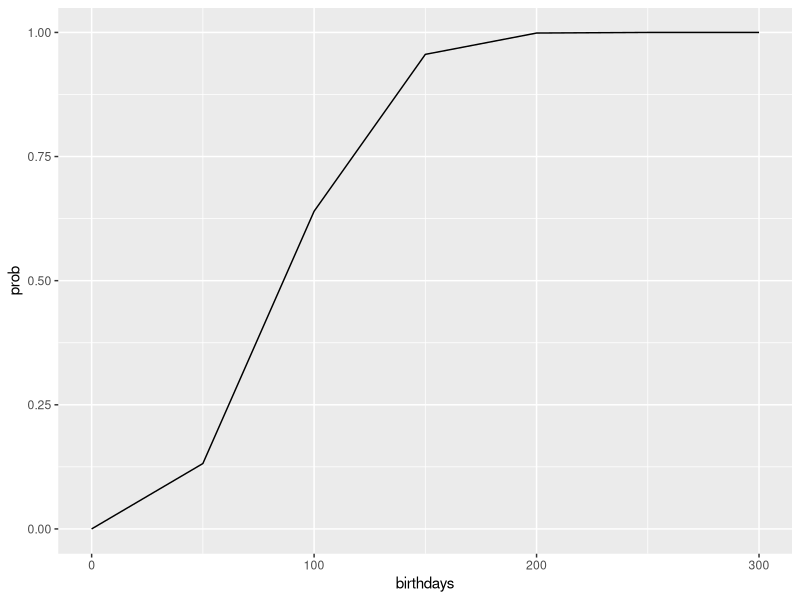

The R script that drew this image:
## ---- chunk 1
knitr::opts_chunk$set(echo = TRUE)
## ---- chunk 2
library(ggplot2)
## ---- chunk 3
x <- seq(0, 300, by = 25)
for (i in x) 
  
print(paste0(pbirthday(i, coincident = 3)), sep = "")

pbirthday(88, coincident = 3)
## ---- chunk 4
a <- pbirthday(0, coincident = 3)
b <- pbirthday(50, coincident = 3)
c <- pbirthday(100, coincident = 3)
d <- pbirthday(150, coincident = 3)
e <- pbirthday(200, coincident = 3)
f <- pbirthday(250, coincident = 3)
g <- pbirthday(300, coincident = 3)

tab <- matrix(c(0, 50, 100, 150, 200, 250, 300, a, b, c, d, e, f, g), ncol = 2, byrow = F)
tab

## ---- chunk 5
birthdays <- seq(0, 300, by = 50)
prob <- c(a,b,c,d,e,f,g)
df <- data.frame(birthdays, prob)

ggplot(data = df) +
         geom_line(mapping = aes(x = birthdays, y = prob))
